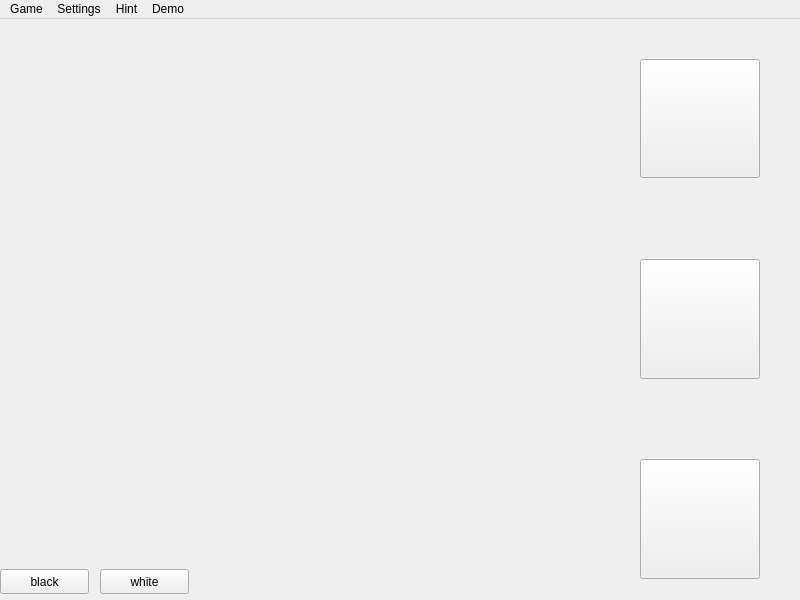
<?xml version="1.0" encoding="UTF-8"?>
<ui version="4.0">
 <class>HexatoriPy</class>
 <widget class="QMainWindow" name="HexatoriPy">
  <property name="geometry">
   <rect>
    <x>0</x>
    <y>0</y>
    <width>800</width>
    <height>600</height>
   </rect>
  </property>
  <property name="sizePolicy">
   <sizepolicy hsizetype="Fixed" vsizetype="Fixed">
    <horstretch>0</horstretch>
    <verstretch>0</verstretch>
   </sizepolicy>
  </property>
  <property name="minimumSize">
   <size>
    <width>800</width>
    <height>600</height>
   </size>
  </property>
  <property name="maximumSize">
   <size>
    <width>800</width>
    <height>600</height>
   </size>
  </property>
  <property name="windowTitle">
   <string>HexatoriPy</string>
  </property>
  <widget class="QWidget" name="centralwidget">
   <widget class="QPushButton" name="newGameButton">
    <property name="geometry">
     <rect>
      <x>640</x>
      <y>40</y>
      <width>120</width>
      <height>119</height>
     </rect>
    </property>
    <property name="text">
     <string/>
    </property>
   </widget>
   <widget class="QPushButton" name="hintButton">
    <property name="geometry">
     <rect>
      <x>640</x>
      <y>240</y>
      <width>120</width>
      <height>120</height>
     </rect>
    </property>
    <property name="text">
     <string/>
    </property>
   </widget>
   <widget class="QPushButton" name="solveButton">
    <property name="geometry">
     <rect>
      <x>640</x>
      <y>440</y>
      <width>120</width>
      <height>120</height>
     </rect>
    </property>
    <property name="text">
     <string/>
    </property>
   </widget>
   <widget class="QPushButton" name="blackButton">
    <property name="geometry">
     <rect>
      <x>0</x>
      <y>550</y>
      <width>89</width>
      <height>25</height>
     </rect>
    </property>
    <property name="text">
     <string>black</string>
    </property>
   </widget>
   <widget class="QPushButton" name="whiteButton">
    <property name="geometry">
     <rect>
      <x>100</x>
      <y>550</y>
      <width>89</width>
      <height>25</height>
     </rect>
    </property>
    <property name="text">
     <string>white</string>
    </property>
   </widget>
  </widget>
  <widget class="QMenuBar" name="menuBar">
   <property name="geometry">
    <rect>
     <x>0</x>
     <y>0</y>
     <width>800</width>
     <height>22</height>
    </rect>
   </property>
   <widget class="QMenu" name="menuFile">
    <property name="title">
     <string>Game</string>
    </property>
    <addaction name="actionSet_size"/>
    <addaction name="separator"/>
    <addaction name="actionUndo"/>
    <addaction name="actionRedo"/>
   </widget>
   <widget class="QMenu" name="menuSetings">
    <property name="title">
     <string>Settings</string>
    </property>
    <addaction name="actionEdit_colors"/>
   </widget>
   <widget class="QMenu" name="menuHint">
    <property name="title">
     <string>Hint</string>
    </property>
   </widget>
   <widget class="QMenu" name="menuDemo">
    <property name="title">
     <string>Demo</string>
    </property>
   </widget>
   <addaction name="menuFile"/>
   <addaction name="menuSetings"/>
   <addaction name="menuHint"/>
   <addaction name="menuDemo"/>
  </widget>
  <action name="actionSet_size">
   <property name="text">
    <string>Set size</string>
   </property>
  </action>
  <action name="actionEdit_colors">
   <property name="text">
    <string>Edit colors</string>
   </property>
  </action>
  <action name="actionUndo">
   <property name="text">
    <string>Undo</string>
   </property>
  </action>
  <action name="actionRedo">
   <property name="text">
    <string>Redo</string>
   </property>
  </action>
 </widget>
 <resources/>
 <connections/>
</ui>
